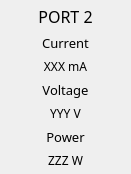
     <widget class="QWidget" name="verticalLayoutWidget_6">
      <property name="geometry">
       <rect>
        <x>290</x>
        <y>10</y>
        <width>131</width>
        <height>171</height>
       </rect>
      </property>
      <layout class="QVBoxLayout" name="verticalLayout_4">
       <property name="leftMargin">
        <number>5</number>
       </property>
       <property name="topMargin">
        <number>5</number>
       </property>
       <property name="rightMargin">
        <number>5</number>
       </property>
       <property name="bottomMargin">
        <number>5</number>
       </property>
       <item>
        <widget class="QLabel" name="port2_label">
         <property name="font">
          <font>
           <family>BIZ UDPゴシック</family>
           <pointsize>12</pointsize>
          </font>
         </property>
         <property name="text">
          <string>PORT 2</string>
         </property>
         <property name="alignment">
          <set>Qt::AlignCenter</set>
         </property>
        </widget>
       </item>
       <item>
        <widget class="QLabel" name="label_19">
         <property name="font">
          <font>
           <family>BIZ UDPゴシック</family>
           <pointsize>10</pointsize>
          </font>
         </property>
         <property name="text">
          <string>Current</string>
         </property>
         <property name="alignment">
          <set>Qt::AlignCenter</set>
         </property>
        </widget>
       </item>
       <item>
        <widget class="QLabel" name="label_port2_current_value">
         <property name="font">
          <font>
           <family>BIZ UDPゴシック</family>
           <pointsize>9</pointsize>
          </font>
         </property>
         <property name="text">
          <string>XXX mA</string>
         </property>
         <property name="alignment">
          <set>Qt::AlignCenter</set>
         </property>
        </widget>
       </item>
       <item>
        <widget class="QLabel" name="label_21">
         <property name="font">
          <font>
           <family>BIZ UDPゴシック</family>
           <pointsize>10</pointsize>
          </font>
         </property>
         <property name="text">
          <string>Voltage</string>
         </property>
         <property name="alignment">
          <set>Qt::AlignCenter</set>
         </property>
        </widget>
       </item>
       <item>
        <widget class="QLabel" name="label_port2_voltage_value">
         <property name="font">
          <font>
           <family>BIZ UDPゴシック</family>
           <pointsize>9</pointsize>
          </font>
         </property>
         <property name="text">
          <string>YYY V</string>
         </property>
         <property name="alignment">
          <set>Qt::AlignCenter</set>
         </property>
        </widget>
       </item>
       <item>
        <widget class="QLabel" name="label_23">
         <property name="font">
          <font>
           <family>BIZ UDPゴシック</family>
           <pointsize>10</pointsize>
          </font>
         </property>
         <property name="text">
          <string>Power</string>
         </property>
         <property name="alignment">
          <set>Qt::AlignCenter</set>
         </property>
        </widget>
       </item>
       <item>
        <widget class="QLabel" name="label_port2_power_value">
         <property name="font">
          <font>
           <family>BIZ UDPゴシック</family>
           <pointsize>9</pointsize>
          </font>
         </property>
         <property name="text">
          <string>ZZZ W</string>
         </property>
         <property name="alignment">
          <set>Qt::AlignCenter</set>
         </property>
        </widget>
       </item>
      </layout>
     </widget>
